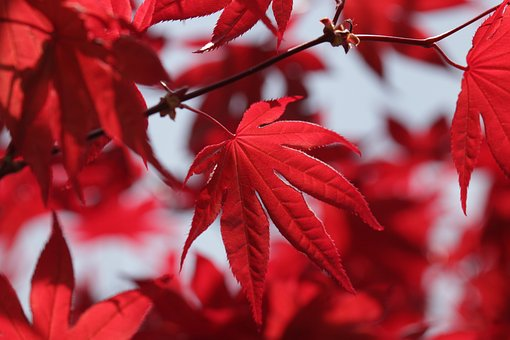
#> input picture leaves.jpg, 510 x 340 px, found by its file name
$ python image_analysis.py
#> lines starting #> are read from the running program, lines starting #| are printed output that depends on the picture
import os
from PIL import Image
import json
import matplotlib.pyplot as plt
import numpy as np

# [63 lines left out: functions load_BAGLS_data, plot_images, not called in this run]

def load_leave_data():
    # Load the image (replace with the path to your .jpg file)
    image_path = "C://Users//DANIE//OneDrive//FAU//5. Semester//Data Science Survival Skills//Homework//Homework 03//leaves.jpg"
    img = Image.open(image_path) # Load the leave image
#> img is the input picture: PIL image 510x340 RGB; mean R, G, B 159.8, 58.7, 68.8

    # Convert to NumPy array for pixel manipulation
    img_array = np.array(img)

    # Extract R, G, B channels
    R, G, B = img_array[:, :, 0], img_array[:, :, 1], img_array[:, :, 2]
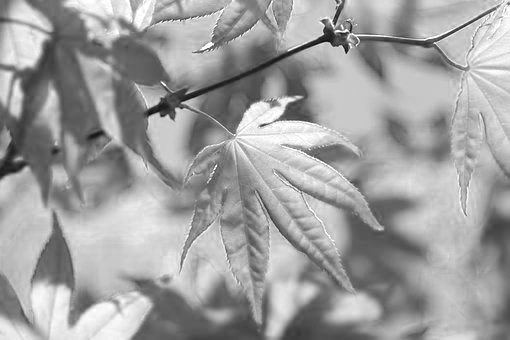
#> R: shape (340, 510); min 13, max 255, mean 159.8
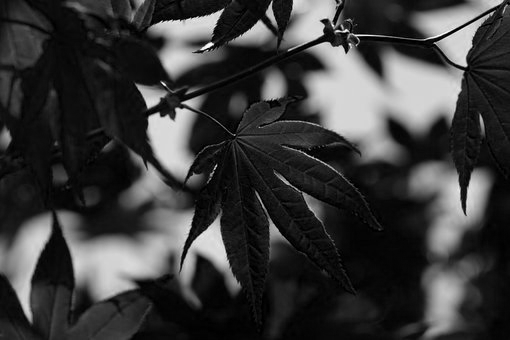
#> G: shape (340, 510); min 0, max 255, mean 58.7
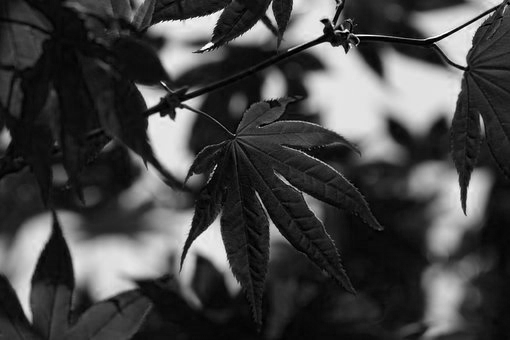
#> B: shape (340, 510); min 0, max 255, mean 68.8

    # Lightness method
    lightness = (np.maximum(R, np.maximum(G, B)) + np.minimum(R, np.minimum(G, B))) / 2
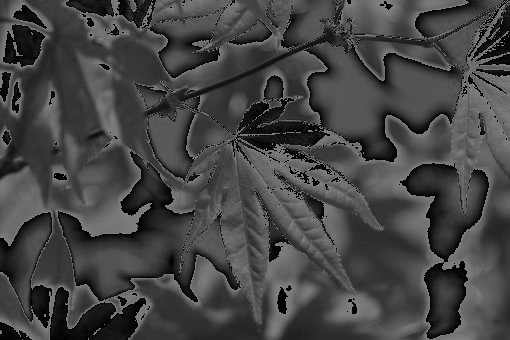
#> lightness: shape (340, 510) float64; min 0, max 127.5, mean 68.5

    # Average method
    average = (R + G + B) / 3
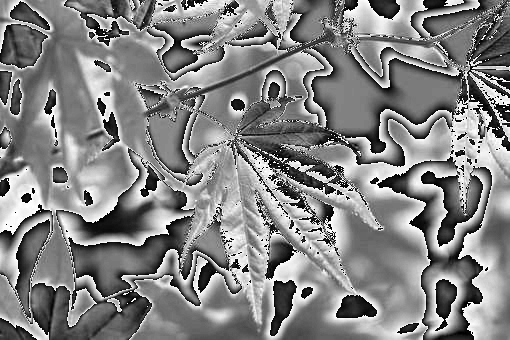
#> average: shape (340, 510) float64; min 0, max 85, mean 43.8; drawn with min black and max white

    # Luminosity method
    luminosity = 0.2989 * R + 0.5870 * G + 0.1140 * B
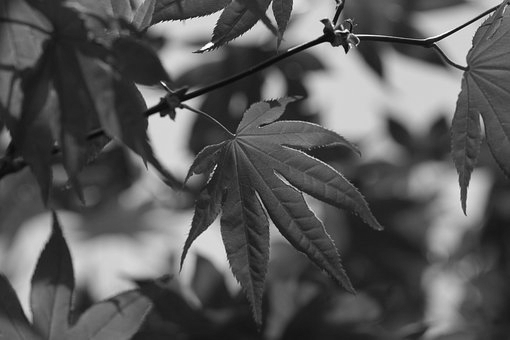
#> luminosity: shape (340, 510) float64; min 4.68, max 253.7, mean 90.1

    # Create images for each grayscale converted image
    lightness_img = Image.fromarray(lightness.astype('uint8'))
    average_img = Image.fromarray(average.astype('uint8'))
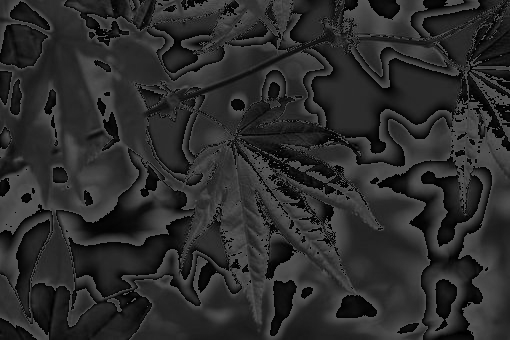
#> average_img: PIL image 510x340 L; min 0, max 85, mean 43.5
    luminosity_img = Image.fromarray(luminosity.astype('uint8'))

    # Plot the results
    fig, axes = plt.subplots(1, 4, figsize=(20, 5))

    # Set the overall title
    fig.suptitle("Different Grayscale Conversion Methods", fontsize=16)

    axes[0].imshow(img)
    axes[0].set_title("Original Image")
    axes[0].axis("off")

    axes[1].imshow(lightness_img, cmap="gray")
    axes[1].set_title("Lightness Method")
    axes[1].axis("off")

    axes[2].imshow(average_img, cmap="gray")
    axes[2].set_title("Average Method")
    axes[2].axis("off")

    axes[3].imshow(luminosity_img, cmap="gray")
    axes[3].set_title("Luminosity Method")
    axes[3].axis("off")

    plt.tight_layout()
    plt.show()

if __name__ == "__main__":
    #load_BAGLS_data()
    load_leave_data()
